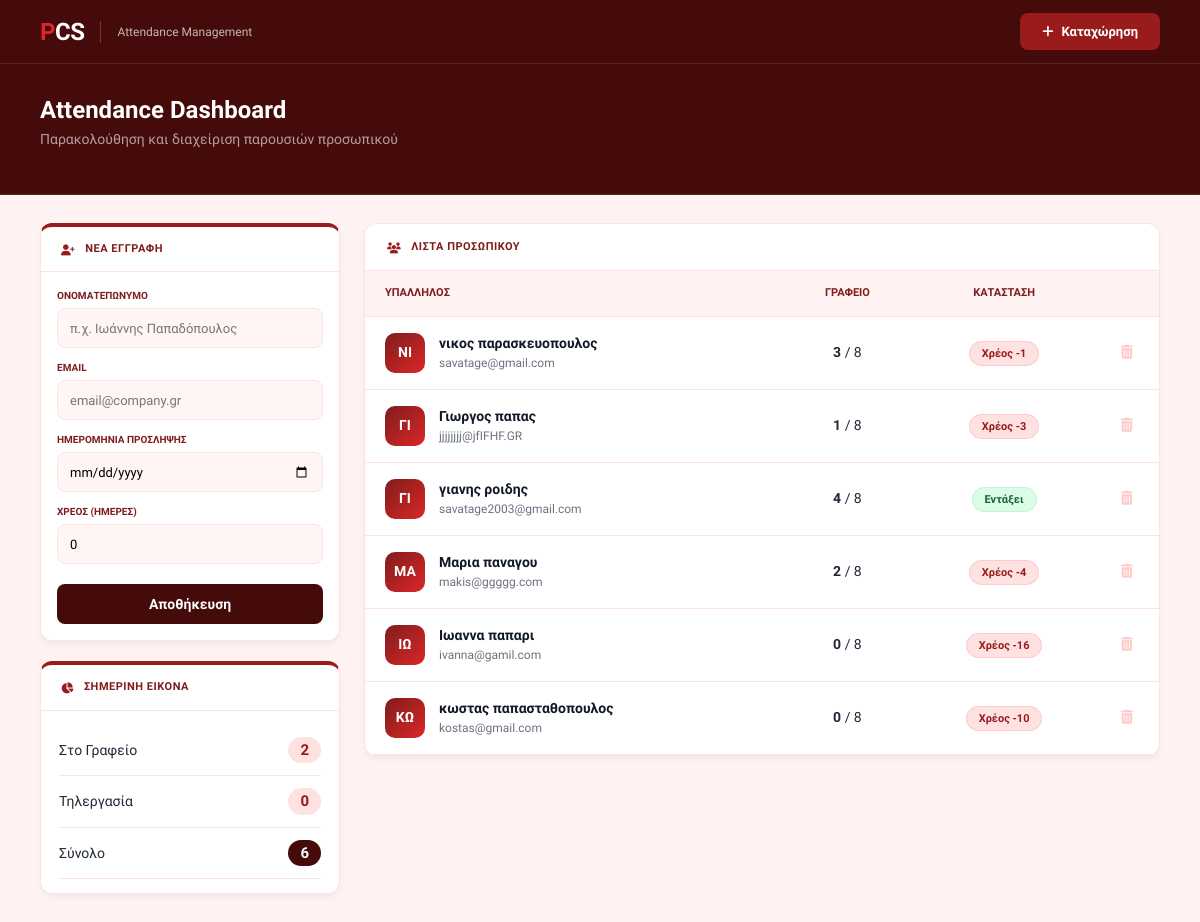
The page / on the database its author committed.
### employees/models.py (models this page shows, shortened)
class Employee(models.Model):
    full_name = models.CharField(max_length=200, verbose_name="Ονοματεπώνυμο")
    email = models.EmailField(unique=True, verbose_name="Email")
    date_joined = models.DateField(
        verbose_name="Ημερομηνία εγγραφής στο σύστημα",
        default=date.today
    )
    initial_debt = models.IntegerField(
        default=0,
        verbose_name="Αρχικό Χρέος Ημερών"
    )
    def get_cumulative_debt(self):
        today = date.today()
        current_month_start = today.replace(day=1)
        from_day = max(current_month_start, self.date_joined)
        to_day = today
        all_attendances = self.attendance_set.all()
        att_by_date = {a.date: a.work_type for a in all_attendances}
        carried_debt = self.initial_debt
        required = _count_required_office_days(from_day, to_day)
        total_required = required + carried_debt
        office_days = sum(
            1 for d, wt in att_by_date.items()
            if wt == 'OFFICE' and d.year == today.year and d.month == today.month
        )
        return max(0, total_required - office_days)
    def get_monthly_report(self):
        today = date.today()
        year = today.year
        month = today.month
        current_month_start = today.replace(day=1)
        from_day = max(current_month_start, self.date_joined)
        attendances = self.attendance_set.filter(date__month=month, date__year=year)
        office_days = attendances.filter(work_type='OFFICE').count()
        remote_days = attendances.filter(work_type='REMOTE').count()
        leave_days = attendances.filter(work_type__in=['LEAVE', 'SICK']).count()
        required_this_month = _count_required_office_days(from_day, today)
        debt = self.get_cumulative_debt()
        return {
            'office_days': office_days,
            'remote_days': remote_days,
            'leave_days': leave_days,
            'total_days': office_days + remote_days,
            'required_office': required_this_month,
            'debt': debt,
            'is_ok': (debt == 0),
            'monthly_remaining': max(0, 8 - office_days),
        }

### employees/views.py (the view, shortened to what this page needs)
# urls.py: path('', views.manage_employees, name='manage_employees'),
def manage_employees(request):
    form = EmployeeForm()
    employees_qs = Employee.objects.prefetch_related('attendance_set').all()
    gr_holidays, holiday_events = get_greek_holidays()
    data = []
    colors = {'OFFICE': '#e30613', 'REMOTE': '#0ea5e9', 'LEAVE': '#10b981', 'SICK': '#f59e0b'}
    for emp in employees_qs:
        report = emp.get_monthly_report()
        events_list = [{
            'title': a.get_work_type_display(),
            'start': a.date.strftime('%Y-%m-%d'),
            'color': colors.get(a.work_type, '#6c757d')
        } for a in emp.attendance_set.all()]
        data.append({
            'id': emp.id,
            'name': emp.full_name,
            'email': emp.email,
            'date_joined': emp.date_joined.strftime('%d/%m/%Y'),
            'office': report['office_days'],
            'total': report['total_days'],
            'is_ok': report['is_ok'],
            'debt': report['debt'],
            'monthly_remaining': report['monthly_remaining'],
            'events_json': json.dumps(events_list)
        })
    today = date.today()
    today_atts = Attendance.objects.filter(date=today)
    stats_today = {
        'office': today_atts.filter(work_type='OFFICE').count(),
        'remote': today_atts.filter(work_type='REMOTE').count(),
        'leave': today_atts.filter(work_type__in=['LEAVE', 'SICK']).count(),
        'total_emps': employees_qs.count()
    }
    return render(request, 'employees/manage.html', {
        'form': form, 'employees': data, 'stats_today': stats_today,
        'holidays_js': json.dumps([d.strftime('%Y-%m-%d') for d in gr_holidays.keys()]),
        'holidays_events_json': json.dumps(holiday_events),
    })

### employees/forms.py
class EmployeeForm(forms.ModelForm):
    class Meta:
        model  = Employee
        fields = ['full_name', 'email', 'date_joined', 'initial_debt'] # Προσθήκη εδώ
        widgets = {
            'full_name': forms.TextInput(attrs={'class': 'form-control', 'placeholder': 'π.χ. Γιώργος Παπαδόπουλος'}),
            'email': forms.EmailInput(attrs={'class': 'form-control', 'placeholder': 'π.χ. gpapadopoulos@company.gr'}),
            'date_joined': forms.DateInput(attrs={'class': 'form-control', 'type': 'date'}),
            'initial_debt': forms.NumberInput(attrs={'class': 'form-control', 'min': '0'}),
        }

### employees/models.py (called while the page is built)
def _count_required_office_days(from_day, to_day):
    weeks = 0
    curr = from_day
    while curr <= to_day:
        if curr.weekday() < 5:  # Δευτέρα έως Παρασκευή
            if curr.weekday() == 0 or curr == from_day:
                weeks += 1
        curr += timedelta(days=1)
    required = (weeks * 2)
    return max(0, min(8, required))  # Μέγιστο 8 ημέρες το μήνα

### employees/views.py (called while the page is built)
def get_greek_holidays():
    gr_holidays = holidays.Greece(years=date.today().year)
    events = [{
        'title': f"🎉 {name}",
        'start': d.strftime('%Y-%m-%d'),
        'color': '#ffc107', 'textColor': '#000', 'allDay': True
    } for d, name in gr_holidays.items()]
    return gr_holidays, events

### employees/templates/employees/manage.html (shortened to what this page needs)
<!DOCTYPE html>
<html lang="el">
<head>
    <link href="https://cdn.jsdelivr.net/npm/bootstrap@5.3.0/dist/css/bootstrap.min.css" rel="stylesheet">
    <link rel="stylesheet" href="https://cdnjs.cloudflare.com/ajax/libs/font-awesome/6.4.0/css/all.min.css">
</head>
<body>
<nav class="topbar">
    <div class="topbar-left">
        <div class="topbar-brand"><span>P</span>CS</div>
        <span class="topbar-module">Attendance Management</span>
    </div>
    <a href="{% url 'log_attendance' %}" class="btn-pcs"><i class="fas fa-plus"></i> Καταχώρηση</a>
</nav>
<div class="page-hero">
    <h1>Attendance Dashboard</h1>
    <p>Παρακολούθηση και διαχείριση παρουσιών προσωπικού</p>
</div>
<div class="layout">
    <aside style="display:flex; flex-direction:column; gap:20px;">
        <div class="pcs-card pcs-card-accent">
            <div class="pcs-card-head"><i class="fas fa-user-plus"></i>Νέα Εγγραφή</div>
            <div style="padding:16px;">
                <form method="post">
                    <div class="form-field">
                        <label>Ονοματεπώνυμο</label>
                        <input type="text" name="full_name" placeholder="π.χ. Ιωάννης Παπαδόπουλος" required>
                    </div>
                    <div class="form-field">
                        <label>Email</label>
                        <input type="email" name="email" placeholder="email@company.gr" required>
                    </div>
                    <div class="form-field">
                        <label>Ημερομηνία Πρόσληψης</label>
                        <input type="date" name="date_joined" required>
                    </div>
                    <div class="form-field">
                        <label>Χρέος (Ημέρες)</label>
                        <input type="number" name="initial_debt" value="0" min="0" required>
                    </div>
                    <button type="submit" class="btn-save">Αποθήκευση</button>
                </form>
            </div>
        </div>
        <div class="pcs-card pcs-card-accent">
            <div class="pcs-card-head"><i class="fas fa-chart-pie"></i>Σημερινή Εικόνα</div>
            <div style="padding:14px 18px;">
                <div class="stat-row"><span>Στο Γραφείο</span><span class="stat-val">{{ stats_today.office }}</span></div>
                <div class="stat-row"><span>Τηλεργασία</span><span class="stat-val">{{ stats_today.remote }}</span></div>
                <div class="stat-row"><span>Σύνολο</span><span class="stat-val" style="background:var(--pcs-navy); color:#fff;">{{ stats_today.total_emps }}</span></div>
            </div>
        </div>
    </aside>
    <main>
        <div class="pcs-card">
            <div class="pcs-card-head" style="padding:15px 22px;"><i class="fas fa-users"></i>Λίστα Προσωπικού</div>
            <table class="pcs-table">
                <thead>
                    <tr>
                        <th>Υπάλληλος</th>
                        <th style="text-align:center;">Γραφείο</th>
                        <th style="text-align:center;">Κατάσταση</th>
                        <th style="width:48px;"></th>
                    </tr>
                </thead>
                <tbody>
                    {% for emp in employees %}
                    <tr class="data-row" onclick="toggleCal('{{ emp.id }}')">
                        <td>
                            <div style="display:flex; align-items:center;">
                                <div class="emp-avatar">{{ emp.name|slice:":2"|upper }}</div>
                                <div><div class="emp-name">{{ emp.name }}</div><div class="emp-email">{{ emp.email }}</div></div>
                            </div>
                        </td>
                        <td style="text-align:center;"><span style="font-weight:700;">{{ emp.office }}</span> / 8</td>
                        <td style="text-align:center;">
                            {% if emp.is_ok %}<span class="badge-pcs badge-ok">Εντάξει</span>
                            {% else %}<span class="badge-pcs badge-err">Χρέος -{{ emp.debt }}</span>{% endif %}
                        </td>
                        <td onclick="event.stopPropagation()"><button class="btn-del" onclick="confirmDel('{{ emp.id }}','{{ emp.name }}')"><i class="fas fa-trash-alt"></i></button></td>
                    </tr>
                    {% endfor %}
                </tbody>
            </table>
        </div>
    </main>
</div>
</body>
</html>

### employees/templates/employees/manage.html (style rules this page uses)
:root { --pcs-navy: #450A0A; --pcs-red: #991B1B; --pcs-red-l: #DC2626; --pcs-white: #FFFFFF; --pcs-off: #FEF2F2; --pcs-border: #FEE2E2; --pcs-text: #1F2937; --pcs-muted: #7F1D1D; --pcs-danger: #B91C1C; --pcs-radius: 12px; }
* { box-sizing: border-box; margin: 0; padding: 0; }
body { background: var(--pcs-off); font-family: 'Sora', sans-serif; font-size: 14px; color: var(--pcs-text); }
.topbar { background: var(--pcs-navy); height: 64px; padding: 0 40px; display: flex; align-items: center; justify-content: space-between; position: sticky; top: 0; z-index: 200; border-bottom: 1px solid rgba(255,255,255,0.1); }
.topbar-left { display: flex; align-items: center; gap: 16px; }
.topbar-brand { font-size: 24px; font-weight: 800; color: #FFFFFF; letter-spacing: -0.5px; line-height: 1; }
.topbar-brand span { color: var(--pcs-red-l); }
.topbar-module { font-size: 12px; font-weight: 500; color: rgba(255,255,255,0.7); }
.btn-pcs { background: var(--pcs-red); color: #fff; border: none; border-radius: 8px; padding: 9px 22px; font-size: 13px; font-weight: 600; text-decoration: none; display: inline-flex; align-items: center; gap: 8px; transition: 0.2s; cursor: pointer; }
.page-hero { background: var(--pcs-navy); padding: 32px 40px 28px; border-bottom: 1px solid rgba(255,255,255,0.1); }
.page-hero h1 { font-size: 24px; font-weight: 700; color: #fff; margin-bottom: 4px; }
.page-hero p { font-size: 14px; color: rgba(255,255,255,0.6); }
.layout { display: grid; grid-template-columns: 300px 1fr; gap: 24px; padding: 28px 40px; max-width: 1440px; margin: 0 auto; }
.pcs-card { background: var(--pcs-white); border: 1px solid var(--pcs-border); border-radius: var(--pcs-radius); overflow: hidden; box-shadow: 0 4px 6px -1px rgba(0, 0, 0, 0.05); }
.pcs-card-head { padding: 14px 20px; border-bottom: 1px solid var(--pcs-border); display: flex; align-items: center; gap: 10px; font-size: 11px; font-weight: 800; text-transform: uppercase; color: var(--pcs-muted); letter-spacing: 0.5px; }
.pcs-card-head i { color: var(--pcs-red); }
.pcs-card-accent { border-top: 4px solid var(--pcs-red); }
.form-field { margin-bottom: 12px; }
.form-field label { font-size: 10px; font-weight: 700; color: var(--pcs-muted); text-transform: uppercase; margin-bottom: 5px; display: block; }
.form-field input { width: 100%; height: 40px; border: 1px solid var(--pcs-border); border-radius: 8px; padding: 0 12px; font-size: 13px; background: #FFF5F5; }
.btn-save { width: 100%; height: 40px; border: none; border-radius: 8px; background: var(--pcs-navy); color: #fff; font-weight: 600; cursor: pointer; margin-top: 8px; transition: 0.2s; }
.stat-row { display: flex; justify-content: space-between; align-items: center; padding: 12px 0; border-bottom: 1px solid var(--pcs-border); }
.stat-val { font-size: 15px; font-weight: 700; background: #FEE2E2; color: #991B1B; padding: 2px 12px; border-radius: 20px; }
.pcs-table { width: 100%; border-collapse: collapse; }
.pcs-table thead th { font-size: 11px; font-weight: 700; text-transform: uppercase; color: var(--pcs-muted); padding: 14px 20px; border-bottom: 1px solid var(--pcs-border); background: #FEF2F2; }
.pcs-table tbody tr.data-row { border-bottom: 1px solid var(--pcs-border); cursor: pointer; }
.pcs-table td { padding: 16px 20px; }
.emp-avatar { width: 40px; height: 40px; border-radius: 10px; background: linear-gradient(135deg, #7F1D1D 0%, #DC2626 100%); color: #fff; font-weight: 700; display: flex; align-items: center; justify-content: center; margin-right: 14px; }
.emp-name { font-weight: 600; color: #111827; }
.emp-email { font-size: 12px; color: #6B7280; }
.badge-pcs { padding: 5px 12px; border-radius: 100px; font-size: 11px; font-weight: 700; }
.badge-ok { background: #DCFCE7; color: #166534; border: 1px solid #BBF7D0; }
.badge-err { background: #FEE2E2; color: #991B1B; border: 1px solid #FECACA; }
.btn-del { background: none; border: none; cursor: pointer; padding: 6px; color: #FECACA; }

### rows shown on the page
Employee: name "ΝΙ", name "νικος παρασκευοπουλος", email "savatage@gmail.com"
Employee: name "ΓΙ", name "Γιωργος παπας", email "jjjjjjjj@jfIFHF.GR"
Employee: name "ΓΙ", name "γιανης ροιδης", email "savatage2003@gmail.com"
Employee: name "ΜΑ", name "Μαρια παναγου", email "makis@ggggg.com"
Employee: name "ΙΩ", name "Ιωαννα παπαρι", email "ivanna@gamil.com"
Employee: name "ΚΩ", name "κωστας παπασταθοπουλος", email "kostas@gmail.com"

### other values the page prints
{{ stats_today.office }} "2"
{{ stats_today.remote }} "0"
{{ stats_today.total_emps }} "6"
{{ emp.office }} "3" "1" "4" "2" "0" "0"
{{ emp.debt }} "1" "3" "4" "16" "10"
